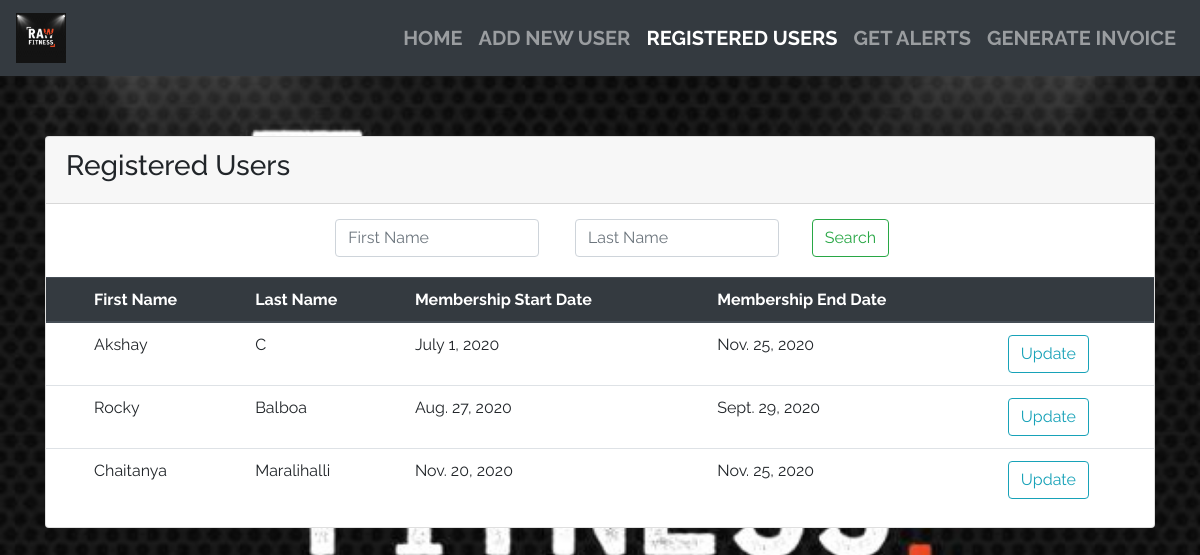
Page /filter/?page=2 on the earlier database version.
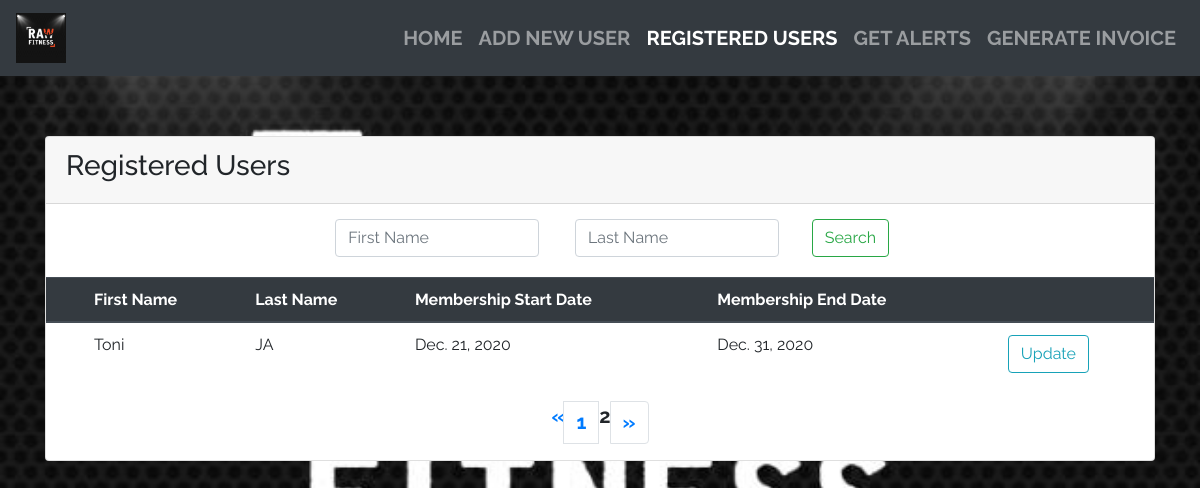
Same page on the later database version.
### fitness/models.py (models this page shows, shortened)
class AddUsers(models.Model):
	first_name = models.CharField(max_length=300)
	last_name = models.CharField(max_length=300)
	date_of_birth = models.DateField()
	age = models.IntegerField(max_length=2)
	sex = models.CharField(max_length=10)
	height = models.CharField(max_length=20)
	weight = models.CharField(max_length=20)
	full_address = models.TextField(max_length=None)
	phone_number = models.CharField(max_length=20)
	alternate_phone = models.CharField(max_length=20)
	membership_start_date = models.DateField(default=timezone.now)
	membership_end_date = models.DateField(default=timezone.now)
	blood_group =  models.CharField(max_length=20)
	medical_history =  models.CharField(max_length=300)

### fitness/views.py (the view)
# urls.py: path('filter/',views.filter,name='filter')
def filter(request):
    search_list = AddUsers.objects.all()
    first_name = request.GET.get('first_name')
    last_name = request.GET.get('last_name')
    if first_name or last_name :
	    search_list = AddUsers.objects.filter(
        Q(first_name__icontains=first_name) & Q(last_name__icontains=last_name)).distinct()
    paginator = Paginator(search_list, 5)
    page = request.GET.get('page')
    try:
        search_list = paginator.page(page)
    except PageNotAnInteger:
        search_list = paginator.page(1)
    except EmptyPage:
        search_list = paginator.page(paginator.num_pages)
    context = {
        'search_list': search_list,
		'filter':'active',
    }
    return render(request, 'users_list.html', context)

### assets/templates/users_list.html (shortened to what this page needs)
{% extends "base.html" %}
{% load widget_tweaks %}
{% block content %}
  <div class="container">
  <div class="card">
    <div class="card-header">
      <h3>Registered Users</h3>
    </div>
    <div style="padding-top:15px;padding-left:10px;" class="mx-auto" style="width: 200px;">
      <center>
      <form class="form-inline" method="GET">
      <div class="col-md-5">
        <input  type="text" name="first_name" class="form-control" type="search" placeholder="First Name" aria-label="Search" value='{{ request.GET.first_name}}'>
      </div>
      <div class="col-md-5">
        <input type="text" name="last_name" class="form-control" type="search" placeholder="Last Name" aria-label="Search" value='{{ request.GET.last_name}}'>
      </div>
      <div class="col-md-2">
        <button type="submit" value="Search" id="submit-id-submit" class="btn btn-outline-success">Search</button>
      </div>
    </form>
    </center>
    </div>
  <div class="table-responsive">
    <table class="table">
      <thead  class="thead-dark">
      <tr>
        <th scope="row"></th>
        <th scope="col">First Name</th>
        <th scope="col">Last Name</th>
        <th scope="col">Membership Start Date</th>
        <th scope="col">Membership End Date</th>
        <th></th>
      </tr>
    </thead>
    <tbody>
      {% for search in search_list %}
      <tr>
        <th scope="row"></th>
        <td>{{search.first_name}}</td>
        <td>{{search.last_name}}</td>
        <td>{{search.membership_start_date }}</td>
        <td>{{search.membership_end_date}}</td>
        {% if search.id  %}
          <td><a class="btn btn-outline-info" href="{% url 'update' pk=search.id %}">Update</a></td>
        {% endif %}
        {% endfor %}
      </tr>
    </tbody>
  </table>
</div>
    {% if search_list.has_other_pages %}
    <ul class="pagination justify-content-center">
      {% if search_list.has_previous %}
      <li class="page-item"><a href="?page={{ search_list.previous_page_number }}">&laquo;</a></li>
      {% else %}
      <li class="page-item"><span>&laquo;</span></li>
      {% endif %}
      {% for i in search_list.paginator.page_range %}
      {% if search_list.number == i %}
      <li class="active"><span>{{ i }} <span class="sr-only">(current)</span></span></li>
      {% else %}
      <li class="page-item"><a class="page-link" href="?page={{ i }}">{{ i }}</a></li>
      {% endif %}
      {% endfor %}
      {% if search_list.has_next %}
      <li class="page-item"><a class="page-link" href="?page={{ search_list.next_page_number }}">&raquo;</a></li>
      {% else %}
      <li class="page-item">
        <a class="page-link" href="#" aria-label="Next">
          <span>&raquo;</span>
        </a>
      </li>
      {% endif %}
    </ul>
    {% endif %}
</div>
</div>
{% endblock content %}

### assets/templates/base.html (shortened to what this page needs)
{% load static %}
{% block pagespecific_css %}
<link rel="stylesheet" href="{% static 'css/base.css' %}">
{% endblock %}
<html>
<head>
  <link rel="stylesheet" href="https://stackpath.bootstrapcdn.com/bootstrap/4.3.0/css/bootstrap.min.css">
  <link rel="stylesheet" href="https://use.fontawesome.com/releases/v5.6.3/css/all.css">
  <link rel="stylesheet" href="{% static 'css/styles.css' %}">
</head>
   <body>
     <section name="main">
     <nav class="navbar navbar-expand-lg navbar-dark bg-dark">
       <a class="navbar-brand" href="{% url 'home' %}"><img src="{% static 'images/logo.jpg'%}" style="height:50px;"></a>
       <div class="collapse navbar-collapse" id="navbarSupportedContent">
         <ul class="navbar-nav ml-auto">
           <li class="nav-item">
             <a class="nav-link {{home}}" href="{% url 'home' %}">HOME</a>
           </li>
          <li class="nav-item">
            <a class="nav-link {{add}}" href="{% url 'add' %}">ADD NEW USER</a>
          </li>
          <li class="nav-item">
            <a class="nav-link {{filter}}" href="{% url 'filter' %}">REGISTERED USERS</a>
          </li>
          <li class="nav-item">
            <a class="nav-link {{get_alerts}}" href="{% url 'get_alerts' %}">GET ALERTS</a>
          </li>
          <li class="nav-item">
            <a class="nav-link {{generate_invoice}}" href="{% url 'generate_invoice' %}">GENERATE INVOICE</a>
          </li>
        </ul>
      </div>
    </nav>
</section>
    <div class="content-container">
           {% block content %}
           {% endblock %}
    </div>
</body>
</html>

### assets/static/css/styles.css (style rules this page uses)
body { font-family: 'Raleway'; font-size: 20px; font-weight: bold; background-image: url('/static/images/logo.jpg'); background-repeat: no-repeat; background-size: cover; background-position: center; }
h1, h2, h3, h4,h5,h6 { font-family: 'Raleway'; }

Differences in the rows shown:
removed AddUsers: first_name "Akshay", last_name "C", membership_start_date "July 1, 2020", membership_end_date "Nov. 25, 2020", shows "Update"
removed AddUsers: first_name "Rocky", last_name "Balboa", membership_start_date "Aug. 27, 2020", membership_end_date "Sept. 29, 2020", shows "Update"
removed AddUsers: first_name "Chaitanya", last_name "Maralihalli", membership_start_date "Nov. 20, 2020", membership_end_date "Nov. 25, 2020", shows "Update"
added AddUsers: first_name "Toni", last_name "JA", membership_start_date "Dec. 21, 2020", membership_end_date "Dec. 31, 2020", shows "Update"
Other differences:
new list line: "1"
new list line: "2"
